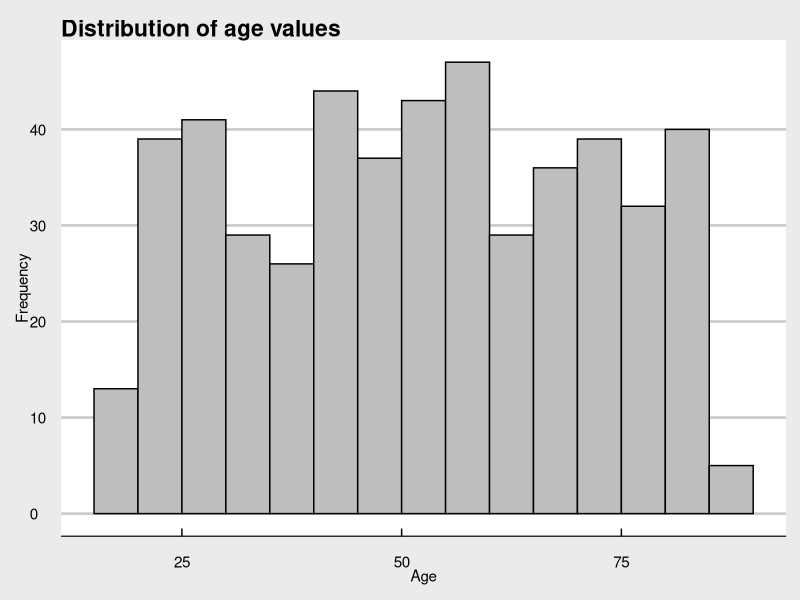
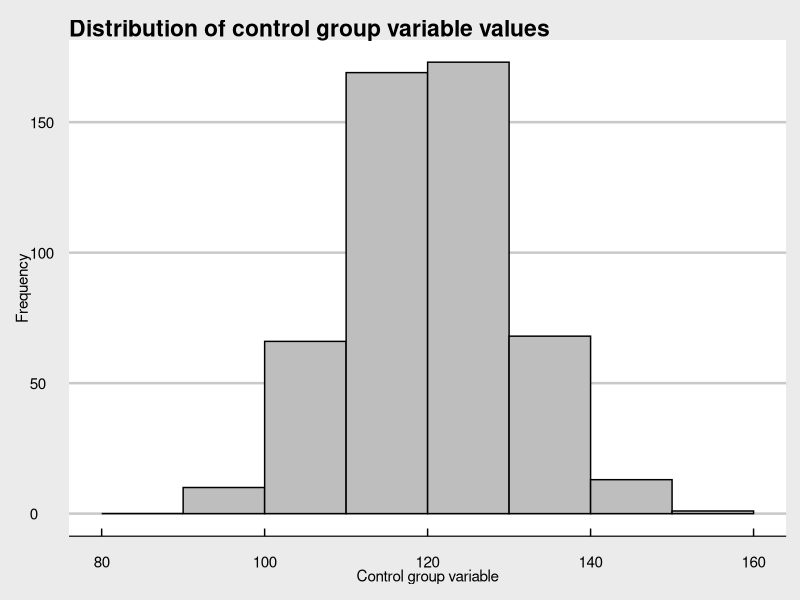
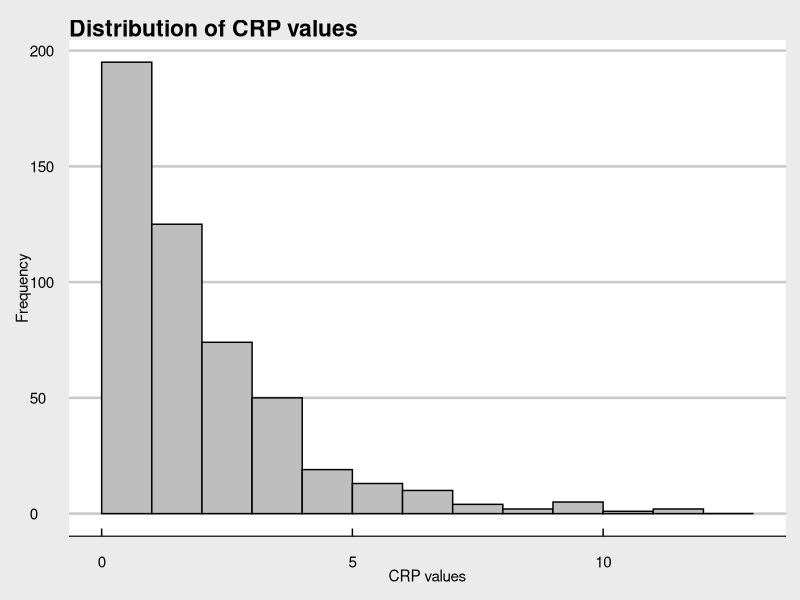
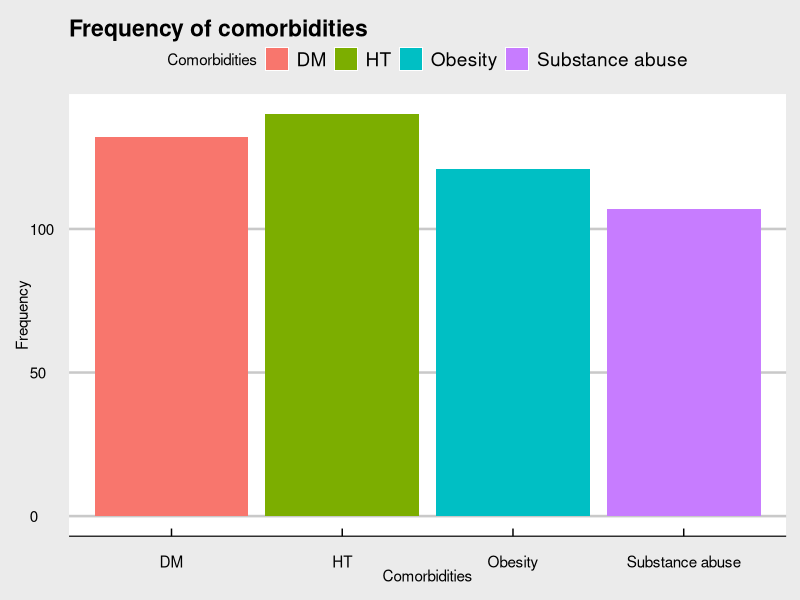

R code for these plots, in order:
## ---- chunk 1
2 + 2 + 4  # Code entered
# Hit SHFT+CTR+ENTER (SHFT+CMD+RETURN on a Mac) to execute the chunk or hit the PLAY button
## ---- chunk 2
8 - 3 - 1 # Subtracting 3 and then 1 from 8
## ---- chunk 3
# Use the star symbol, that is SHFT+8 on most keyboards
3 * 4
## ---- chunk 4
# Use the / symbol
8 / 2
## ---- chunk 5
# Use the ^ (SHFT+6 on most keyboards)
3^2
## ---- chunk 6
# The log function uses Euler's number as base
log(10)
## ---- chunk 7
# When requiring the log-base-10 use the log10 function
log10(1000)
## ---- chunk 8
# Euler's number
exp(1)
## ---- chunk 9
# The round function reduces the number of decimal places
# A second argument is passed to the round function: digits = 2, indicating two decimal places
# Note that arguments are separated by comma's
round(
  1.2375,
  digits = 2
)
## ---- chunk 10
3 + 4 - 7 + 2
## ---- chunk 11
(7 * 3) / (21 + 42)
## ---- chunk 12
log10(10000)
## ---- chunk 13
2 * pi * 3
## ---- chunk 14
(11 + 15 + 19) / 3
## ---- chunk 15
my_average <- (11 + 15 + 19) / 3 # Assigning an object to a variable
## ---- chunk 16
my_average
## ---- chunk 17
c(100, 200, 300, 400, 500)
## ---- chunk 18
c(100L, 200L, 300L)
## ---- chunk 19
c(TRUE, FALSE, FALSE, TRUE)
## ---- chunk 20
c("ARDS", "Pneumonia", "Pneumonia")
## ---- chunk 21
is.vector(c("ARDS", "Pneumonia", "Pneumonia"))
## ---- chunk 22
typeof(c(TRUE, TRUE, FALSE))
## ---- chunk 23
str(c(TRUE, TRUE, FALSE))
## ---- chunk 24
str(c(TRUE, 1, "1"))
## ---- chunk 25
c(1L, 2.0, FALSE, TRUE)
## ---- chunk 26
is.numeric(c(1L, 2.1, FALSE, TRUE))
## ---- chunk 27
TRUE + TRUE # TRUE + TRUE is the same as 1 + 1
## ---- chunk 28
vector_01 = c(FALSE, FALSE, TRUE, TRUE)
vector_01[3]
## ---- chunk 29
vector_01[3] <- FALSE
vector_01
## ---- chunk 30
vector_01[5] <- "100"
vector_01
## ---- chunk 31
c(a = 1, b = 2, c = 3)
## ---- chunk 32
setNames(1:3, c("a", "b", "c"))
## ---- chunk 33
3:7
## ---- chunk 34
typeof(7:21)
## ---- chunk 35
vector_02 <- seq(
  from = 10,
  to = 20,
  by = 2
)
vector_02
## ---- chunk 36
vector_03 <- rep(
  c("a", "b", "c"),
  times = 3
)
vector_03
## ---- chunk 37
vector_04 <- rep(
  c("a", "b", "c"),
  each = 3
)
vector_04
## ---- chunk 38
list_01 <- list(1L, 2.1, FALSE, TRUE, "R", c(1, "one"))
list_01
## ---- chunk 39
is.list(list_01)
## ---- chunk 40
length(list_01)
## ---- chunk 41
list_01[7] <- "R language"
list_01
## ---- chunk 42
list_02 <- list(variable01 = "Age", variable02 = 1000)
list_02
## ---- chunk 43
list_02$variable02
## ---- chunk 44
matrix_01 = matrix(0,
                   nrow = 3,
                   ncol = 4)
matrix_01
## ---- chunk 45
dim(matrix_01)
## ---- chunk 46
matrix(
  c(4, 2, -1, 4, 7, 8, 2, 0, 2),
  nrow =  3
)
## ---- chunk 47
array_01 <- array(100, 3)
array_01
## ---- chunk 48
array_02 <- array(TRUE, c(2, 3))
array_02
## ---- chunk 49
dim(array_02)
## ---- chunk 50
nrow(array_02)
## ---- chunk 51
ncol(array_02)
## ---- chunk 52
array(c(1, 2, 3, 4), c(2, 2))
## ---- chunk 53
array(c(1, 2, 3, 4), c(2, 2)) == matrix(c(1, 2, 3, 4),
                                        nrow = 2,
                                        ncol = 2)
## ---- chunk 54
typeof(array(c(1, 2, 3, 4), c(2, 2))) == typeof(matrix(c(1, 2, 3, 4),
                                        nrow = 2,
                                        ncol = 2))
## ---- chunk 55
c("a", "b", "b", "a")
## ---- chunk 56
factor(c("a", "b", "b", "a"))
## ---- chunk 57
factor(c("Female", "Female", "Female"), levels = c("Female", "Male"))
## ---- chunk 58
table(factor(c("Female", "Female", "Female"), levels = c("Female", "Male")))
## ---- chunk 59
vector_05 <- c("Group I", "Group II", "Group I", "Group I", "Group II", "Group I", "Group I", "Group II", "Group II")
## ---- chunk 60
table(vector_05)
## ---- chunk 61
4 < 1
## ---- chunk 62
4 > 1
## ---- chunk 63
3 <= 3
## ---- chunk 64
3 >= 3
## ---- chunk 65
4 != 1
## ---- chunk 66
set.seed(123)  # Forcing the same pseudo-random values
age <- sample(18:85,  # Choose between 15 and 85 (inclusive)
              500,  # Do this 500 times so that we end up with 500 random numbers
              replace = TRUE)  # Replace every number for future selection after it is chosen
## ---- chunk 67
#| label: fig-hist
#| fig-cap-location: top
#| fig-cap: Histogram of age values
#| message: false
#| warning: false
#| code-fold: true
#| code-summary: "Click to show the code"
library(magrittr)
library(ggplot2)
library(ggthemes)
dfr <- data.frame(
  Age = age
)
dfr %>% ggplot2::ggplot(
  aes(
    x = Age
  )
) + 
  ggplot2::geom_histogram(
    breaks = seq(from = 15, to = 90, by = 5),
    closed = "left",
    color = "black",
    fill = "gray"
  ) +
  ggthemes::theme_economist_white() +
  labs(
    title = "Distribution of age values",
    x = "Age",
    y = "Frequency"
  )
## ---- chunk 68
set.seed(123)  # Forcing the same pseudo-random values
# Creating a function within a function
control_group_var <- round(rnorm(500,  # Select 500 number from a normal distribution
                                 mean = 120,  # Use a mean of 120
                                 sd = 10),  # Use a standard deviation of 10
                           digits = 1)  # Round to one decimal place
dfr$ControlGroupVar <- control_group_var
## ---- chunk 69
#| message: false
#| warning: false
#| label: fig-histcontrolvar
#| fig-cap: Histogram of variable distribution in control group
#| fig-cap-location: top
#| code-fold: true
#| code-summary: "Click to show the code"
dfr %>% ggplot2::ggplot(
  aes(
    x = ControlGroupVar
  )
) + 
  ggplot2::geom_histogram(
    breaks = seq(from = 80, to = 160, by = 10),
    closed = "left",
    color = "black",
    fill = "gray"
  ) +
  ggthemes::theme_economist_white() +
  labs(
    title = "Distribution of control group variable values",
    x = "Control group variable",
    y = "Frequency"
  )
## ---- chunk 70
set.seed(123)  # Forcing the same pseudo-random values
# Using the rchisq() function as fist argument in the round() function
crp <- round(rchisq(500,  # Requiring 500 random values
                    df = 2),  # Selecting two degrees of freedom
             digits = 1)  # Rounding to the nearest single decimal place
dfr$CRP = crp
## ---- chunk 71
#| label: fig-chisq
#| fig-cap: Right-skewed distribution
#| fig-cap-location: top
#| code-fold: true
#| code-summary: "Click to show the code"
dfr %>% ggplot2::ggplot(
  aes(
    x = CRP
  )
) + 
  ggplot2::geom_histogram(
    breaks = seq(from = 0, to = 13, by = 1),
    closed = "left",
    color = "black",
    fill = "gray"
  ) +
  ggthemes::theme_economist_white() +
  labs(
    title = "Distribution of CRP values",
    x = "CRP values",
    y = "Frequency"
  )
## ---- chunk 72
set.seed(123)
comorbidities <- sample(c("HT", "DM", "Obesity", "Substance abuse"),
                        500,
                        replace = TRUE)
dfr$Comorbidities <- comorbidities
## ---- chunk 73
#| label: fig-bar
#| fig-cap: Bar plot
#| fig-cap-location: top
#| code-fold: true
#| code-summary: "Click to show the code"
dfr %>% ggplot2::ggplot(
  aes(
    x = Comorbidities,
    fill = Comorbidities
  )
) + 
  ggplot2::geom_bar() +
  ggthemes::theme_economist_white() +
  labs(
    title = "Frequency of comorbidities",
    x = "Comorbidities",
    y = "Frequency"
  )
## ---- chunk 74
lab_vector <- c(3, 6, 3.141592654, 3 + 4i)
lab_vector
